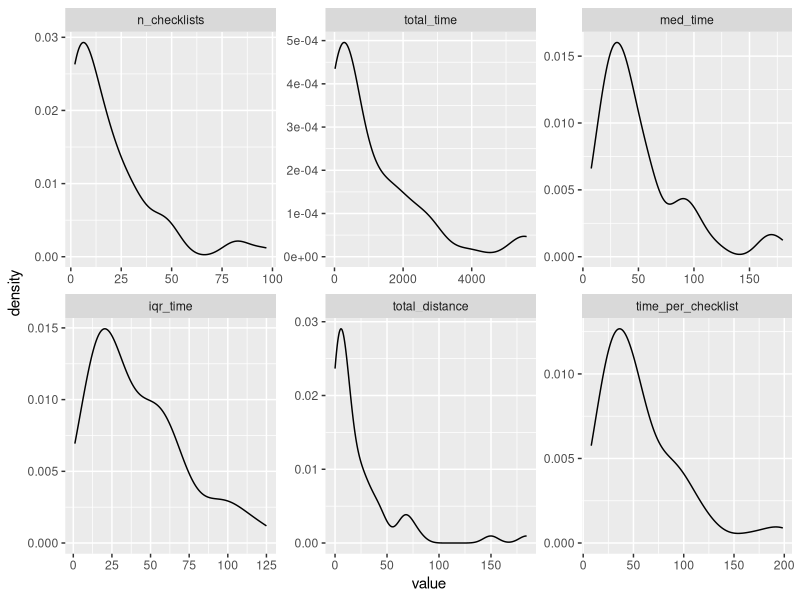
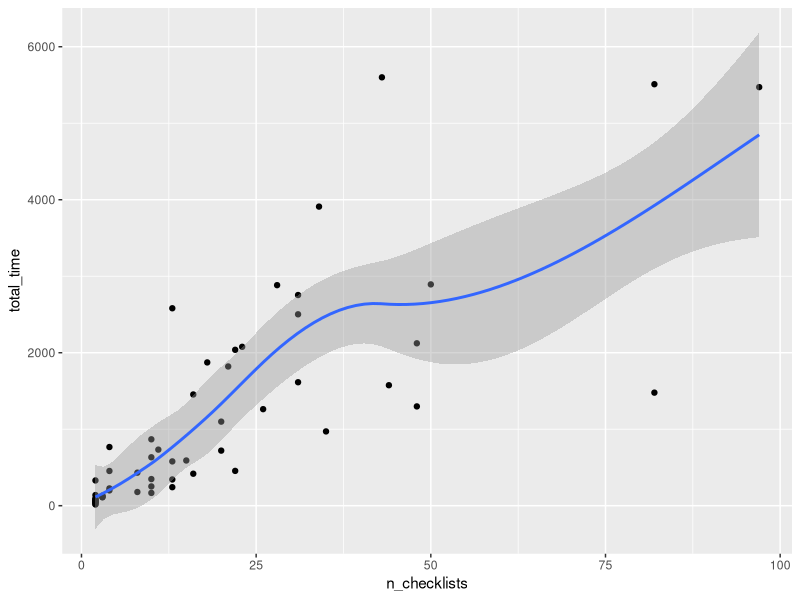

Generate these figures, in order, with R:
# filtered data to species/hotspot probability matrix
library(tidyverse)
library(reshape2)

observations <- read_csv('filtered.csv')

# for each location, calculate number of checklists and number of times each species has been observed
effort_per_loc <- observations %>% 
   filter(county_code == 'US-VT-001') %>%
   mutate(effort_distance_km = ifelse(is.na(effort_distance_km), 0, effort_distance_km)) %>% # handle stationary lists
   distinct(checklist_id, .keep_all = TRUE) %>%
   group_by(locality) %>% 
   summarize(
      n_checklists = n(),
      total_time = sum(duration_minutes),
      med_time = median(duration_minutes),
      iqr_time = IQR(duration_minutes),
      total_distance = sum(effort_distance_km)
   ) %>% 
   mutate(time_per_checklist = total_time / n_checklists) %>% 
   filter(n_checklists > 1)

# graphing effort variables
effort_tall <- melt(effort_per_loc, id.vars="locality")
effort_tall %>% ggplot(aes(value)) + 
   geom_density() + 
   facet_wrap(~variable, scales = "free")

# does total time correlate with number of checklists for each hotspot?
effort_per_loc %>% 
   ggplot(aes(n_checklists, total_time)) + 
   geom_point() + 
   stat_smooth()

# counts of checklists per hotspot
counts_per_loc <- observations %>%
   group_by(locality, common_name) %>%
   summarize(n_sp_loc = n()) %>%
   spread(key = common_name, value = n_sp_loc, fill = 0) %>%
   right_join(effort_per_loc, by = 'locality') %>%
   # reorder the columns by moving effort vars before inidividual speices counts
   select(colnames(effort_per_loc), length(colnames(effort_per_loc)):ncol(.))

# counts to probabilities
prob_per_loc <- counts_per_loc %>%
   mutate_at(.vars = vars(length(colnames(effort_per_loc)):ncol(.)),
             .funs = list(~ . / n_checklists)) %>%
   ungroup

write_csv(prob_per_loc, 'prob_per_loc.csv')
